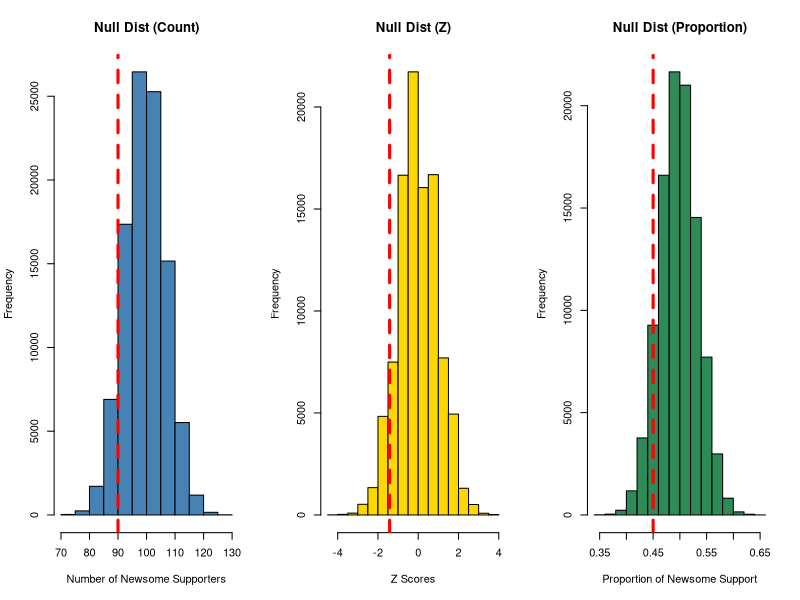
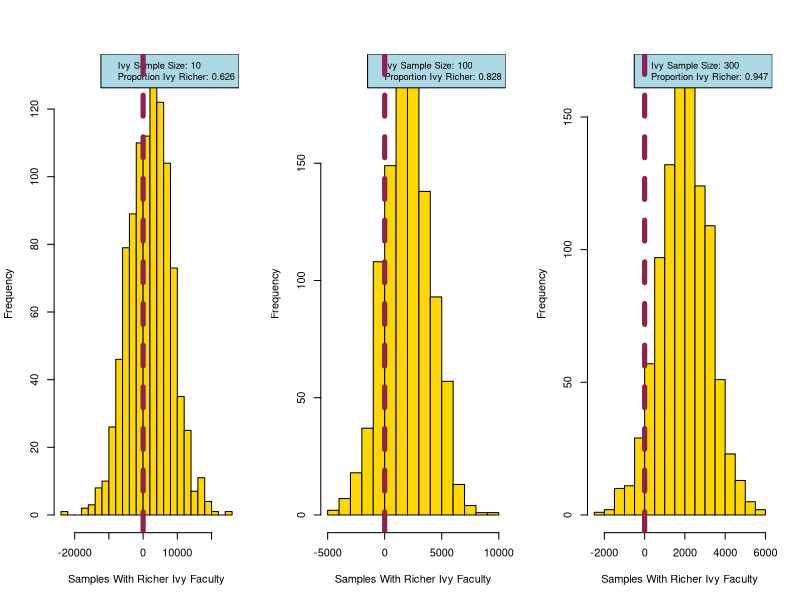
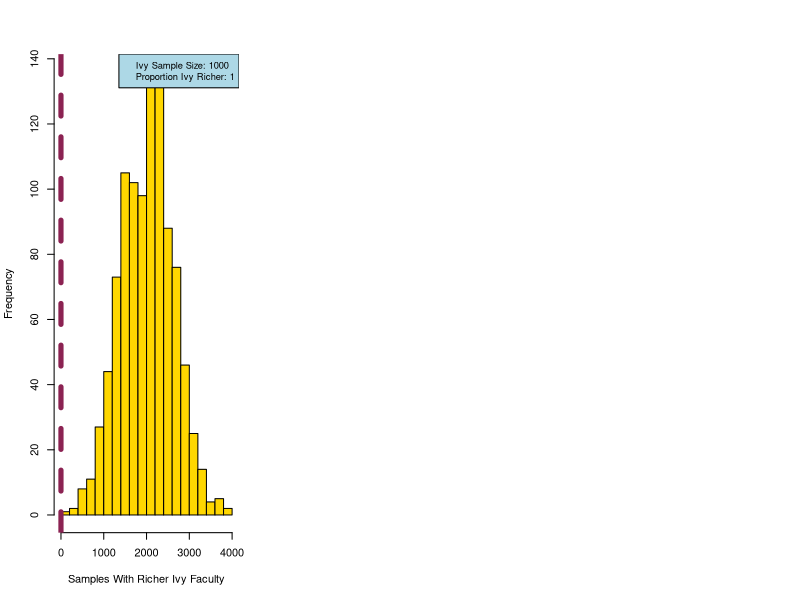

These charts were generated, in order, by the following R code:
## ---- chunk 1
# Testing the hypothesis that less than a majority support Newsome
prop_o <- 0.45    # Proportion observed support
prop_e <- 0.5     # Proportion "expected" support under the null hypothesis
n <- 200          # Sample size

# Formula for the z test statistic
z <- (prop_o - prop_e) / 
  sqrt(prop_o * (1 - prop_o) / n)
z

# Use the Standard Normal CDF to calculate our p-value
p_val <- pnorm(z)
p_val
## ---- chunk 2
# What if instead of all that math, we simulated our survey 100,000 times!
# We will generate samples from the null distribution that Newsome has 50/50 support

# Set the number of samples drawn
N <- 100000

# Simulate survey responses as a function of the binomial distribution
# Why does this make sense substantively?
sims <- rbinom(N, 200, 0.5)

# We can convert our binomial sample to z-scores to compare with our z statistic
z_sims <- (sims - mean(sims)) / sd(sims)

# Or we can can do this?
normal_sims <- replicate(N, mean(rnorm(200) < 0))

par(mfrow = c(1, 3))
hist(sims, xlab = "Number of Newsome Supporters", main = "Null Dist (Count)", col = "steelblue")
abline(v = prop_o * n, lwd = 3, col = "red", lty = 2)
hist(z_sims, xlab = "Z Scores", main = "Null Dist (Z)", col = "gold")
abline(v = z, lwd = 3, col = "red", lty = 2)
hist(normal_sims, xlab = "Proportion of Newsome Support", main = "Null Dist (Proportion)", col = "seagreen")
abline(v = 0.45, lwd = 3, col = "red", lty = 2)
## ---- chunk 3
p_val
mean(sims <= 90)
mean(z_sims <= z)
mean(normal_sims <= 0.45)
## ---- chunk 4
which_faculty_are_richer <- function(N = 1000,
                                     public_mean = 90000, 
                                     ivy_mean = 92000, 
                                     ivy_sd = 20000,
                                     ivy_n) {
  mean_differences <- rep(NA, N)
  for (i in 1:N) {
    ivy_sample <- rnorm(n = ivy_n, mean = ivy_mean, sd = ivy_sd)
    ivy_differences <- ivy_sample - public_mean
    mean_differences[i] <- mean(ivy_differences)
  }
  
  prop_ivy_richer <- mean(mean_differences > 0)
  hist(mean_differences, col = "gold", xlab = "Samples With Richer Ivy Faculty", 
       main = "", br = 20)
  legend("topright", c(paste("Ivy Sample Size:", ivy_n),
                       paste("Proportion Ivy Richer:", prop_ivy_richer)), 
         cex = 0.85, bg = "lightblue")
  abline(v = 0, lwd = 5, lty = 2, col = "violetred4")
}
## ---- chunk 5
which_faculty_are_richer(ivy_n = 10)
## ---- chunk 6
which_faculty_are_richer(ivy_n = 100)
## ---- chunk 7
which_faculty_are_richer(ivy_n = 300)
## ---- chunk 8
which_faculty_are_richer(ivy_n = 1000)
## ---- chunk 9
# The Boring Way

# Define our values
public_mean <- 90000
ivy_mean <- 92000
ivy_sd <- 20000
ivy_n <- 300

# Calculate a test statistic using the formula
t <- (ivy_mean - public_mean) / sqrt(ivy_sd^2 / ivy_n)

# Calculate a p-value
1 - pt(df = ivy_n - 1, t)
